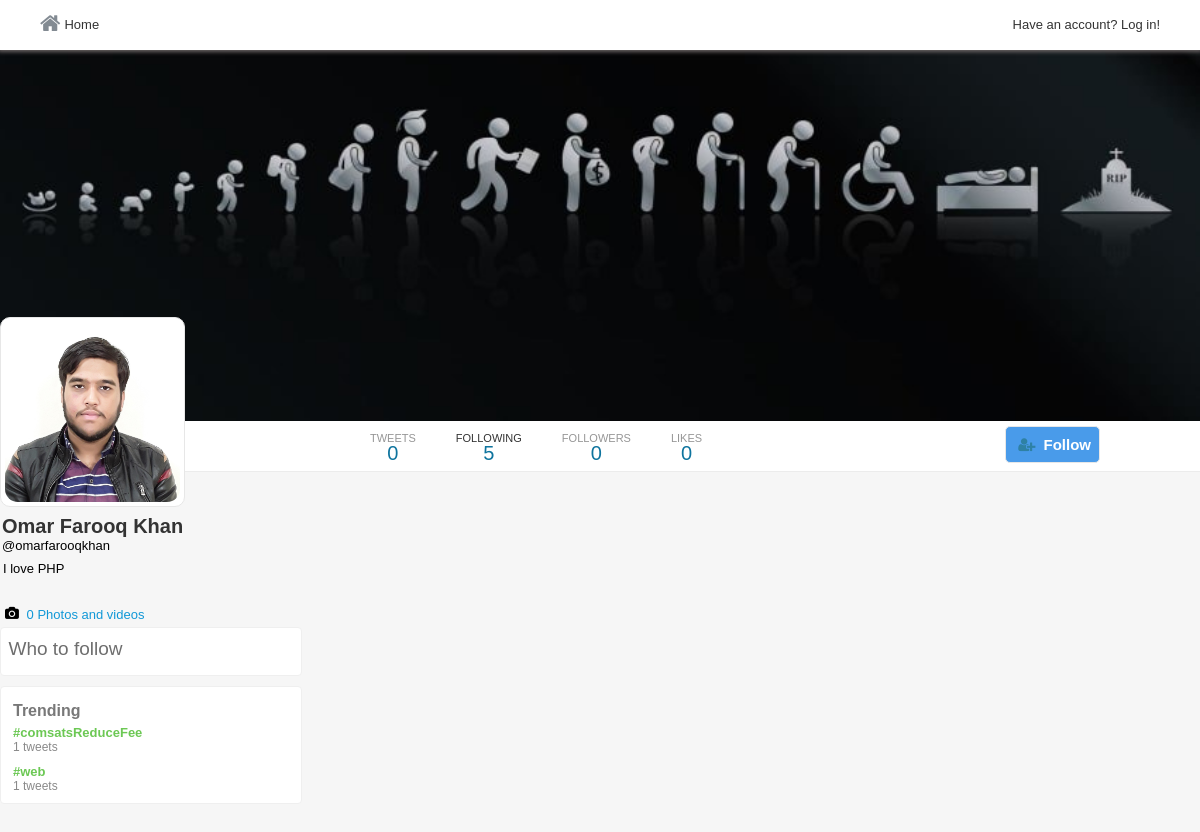
The app's page /followers.php?username=omarfarooqkhan with its own data.
### tables this page shows
CREATE TABLE `users` (
  `user_id` int(11) NOT NULL,
  `username` varchar(40) NOT NULL,
  `email` varchar(255) NOT NULL,
  `password` varchar(32) NOT NULL,
  `screenName` varchar(40) NOT NULL,
  `profileImage` varchar(255) NOT NULL,
  `profileCover` varchar(255) NOT NULL,
  `following` int(11) NOT NULL,
  `followers` int(11) NOT NULL,
  `bio` varchar(140) NOT NULL,
  `country` varchar(255) NOT NULL,
  `website` varchar(255) NOT NULL
);

CREATE TABLE `trends` (
  `trendID` int(11) NOT NULL,
  `hashtag` varchar(140) NOT NULL,
  `createdOn` datetime NOT NULL
);

### core/init.php (called while the page is built, shortened)
<?php
	include 'database/connection.php';
	include 'classes/user.php';
	include 'classes/tweet.php';
	include 'classes/follow.php';
	global $pdo;
	$getFromU = new User($pdo);
	$getFromT = new Tweet($pdo);
	$getFromF = new Follow($pdo);
?>

### core/classes/user.php (called while the page is built, shortened)
<?php
	class User{
		protected $pdo;
		function __construct($pdo){
			$this->pdo = $pdo;
		}
		public function checkInput($var){
			$var = htmlspecialchars($var);
			$var = trim($var);
			$var = stripcslashes($var);
			return $var;
		}
		public function userData($user_id){
			$stmt = $this->pdo->prepare("SELECT * FROM `users` WHERE `user_id` = :user_id");
			$stmt->bindValue(":user_id",$user_id,PDO::PARAM_INT);
			$stmt->execute();
			return $stmt->fetch(PDO::FETCH_OBJ);
		}
		public function loggedIn(){
			return (isset($_SESSION['user_id'])) ? true : false;
		}
		public function userIdByUsername($username){
			$stmt = $this->pdo->prepare("SELECT `user_id` FROM `users` WHERE `username` = :username");
			$stmt->bindValue(":username",$username,PDO::PARAM_STR);
			$stmt->execute();
			$user = $stmt->fetch(PDO::FETCH_OBJ);
			return $user->user_id;
		}
	}
?>

### followers.php (the view, shortened to what this page needs)
<?php
	if(isset($_GET['username']) === true && empty($_GET['username']) === false){
		include 'core/init.php';
		$username = $getFromU->checkInput($_GET['username']);
		$profile_id = $getFromU->userIdByUserName($username);
		$profileData = $getFromU->userData($profile_id);
		$user_id = $_SESSION['user_id'];
		$user = $getFromU->userData($user_id);
	}
?>
<html>
	<html>
	<head>
 		<link rel="stylesheet" href="../assets/css/style-complete.css"/>
   		<link rel="stylesheet" href="https://cdnjs.cloudflare.com/ajax/libs/font-awesome/4.6.3/css/font-awesome.css"/>
    </head>
<body>
<div class="wrapper">
<div class="header-wrapper">
	<div class="nav-container">
    	<div class="nav">
		<div class="nav-left">
			<ul>
				<li><a href="../home.php"><i class="fa fa-home" aria-hidden="true"></i>Home</a></li>
			</ul>
		</div>
		<div class="nav-right">
			<ul>
				<?php if($getFromU->loggedIn() === true){?>
				<li class="hover"><label class="drop-label" for="drop-wrap1"><img src="../<?php echo $user->profileImage;?>"/></label>
				<input type="checkbox" id="drop-wrap1">
				<div class="drop-wrap">
					<div class="drop-inner">
						<ul>
							<li><a href="../<?php echo $user->username;?>"><?php echo $user->username;?></a></li>
							<li><a href="../settings/account">Settings</a></li>
							<li><a href="../includes/logout.php">Log out</a></li>
						</ul>
					</div>
				</div>
				</li>
				<li><label for="pop-up-tweet" class="addTweetBtn">Tweet</label></li>
				<?php } else{
					echo '<li><a href="../index.php">Have an account? Log in!</a></li>';
				}?>
			</ul>
		</div>
	</div>
	</div>
</div>
<div class="profile-cover-wrap">
<div class="profile-cover-inner">
	<div class="profile-cover-img">
		<img src="../<?php echo $profileData->profileCover;?>"/>
	</div>
</div>
<div class="profile-nav">
 <div class="profile-navigation">
	<ul>
		<li>
		<div class="n-head">
			TWEETS
		</div>
		<div class="n-bottom">
		  <?php echo $getFromT->countTweets($profile_id);?>
		</div>
		</li>
		<li>
			<a href="#">
				<div class="n-head">
					<a href="following">FOLLOWING</a>
				</div>
				<div class="n-bottom">
					<span class="count-following"><?php echo $profileData->following;?></span>
				</div>
			</a>
		</li>
		<li>
		 <a href="#">
				<div class="n-head">
					FOLLOWERS
				</div>
				<div class="n-bottom">
					<span class="count-followers"><?php echo $profileData->followers;?></span>
				</div>
			</a>
		</li>
		<li>
			<a href="javascript: void(0);">
				<div class="n-head">
					LIKES
				</div>
				<div class="n-bottom">
					<?php echo $getFromT->countLikes($profile_id);?>
				</div>
			</a>
		</li>
	</ul>
	<div class="edit-button">
		<span>
			<?php
				echo $getFromF->followBtn($profile_id,$user_id,$profileData->user_id);
			?>
		</span>
	</div>
    </div>
</div>
</div>
<div class="in-wrapper">
 <div class="in-full-wrap">
   <div class="in-left">
     <div class="in-left-wrap">
	<div class="profile-info-wrap">
	 <div class="profile-info-inner">
		<div class="profile-img">
			<img src="../<?php echo $profileData->profileImage;?>"/>
		</div>
		<div class="profile-name-wrap">
			<div class="profile-name">
				<a href="../<?php echo $profileData->username;?>"><?php echo $profileData->screenName;?></a>
			</div>
			<div class="profile-tname">
				@<span class="username"><?php echo $profileData->username;?></span>
			</div>
		</div>
		<div class="profile-bio-wrap">
		 <div class="profile-bio-inner">
		    <?php echo $profileData->bio;?>
		 </div>
		</div>
<div class="profile-extra-info">
</div>
<div class="profile-extra-footer">
	<div class="profile-extra-footer-head">
		<div class="profile-extra-info">
			<ul>
				<li>
					<div class="profile-ex-location-i">
						<i class="fa fa-camera" aria-hidden="true"></i>
					</div>
					<div class="profile-ex-location">
						<a href="javascript: void(0);">0 Photos and videos </a>
					</div>
				</li>
			</ul>
		</div>
	</div>
	 <?php $getFromT->trends();   ?>
</div>
	 </div>
	</div>
	</div>
</div>
	</div>
</div>
</div>
</body>
</html>

### core/classes/tweet.php (shortened to what this page needs)
 <?php
	class Tweet extends User {
		function __construct($pdo){
			$this->pdo = $pdo;
		}
		public function countTweets($user_id){
			$stmt = $this->pdo->prepare("SELECT COUNT(`tweet_id`) AS `totalTweets` FROM `tweets` WHERE `tweetBy` = :user_id AND `retweet_id` = '0' OR `retweetBy` = :user_id");
			$stmt->bindValue(':user_id',$user_id,PDO::PARAM_INT);
			$stmt->execute();
			$count = $stmt->fetch(PDO::FETCH_OBJ);
			echo $count->totalTweets;
		}
		public function countLikes($user_id){
			$stmt = $this->pdo->prepare("SELECT COUNT(`like_id`) AS `totalLikes` FROM `likes` WHERE `likeBy` = :user_id");
			$stmt->bindValue(':user_id',$user_id,PDO::PARAM_INT);
			$stmt->execute();
			$count = $stmt->fetch(PDO::FETCH_OBJ);
			echo $count->totalLikes;
		}
		public function trends(){
			$stmt = $this->pdo->prepare("SELECT  *,COUNT(`tweet_id`) AS `tweetsCount` FROM `trends` INNER JOIN `tweets` ON `status` LIKE CONCAT('%#',`hashtag`,'%') or `retweetMsg` LIKE CONCAT('%#',`hashtag`,'%')  GROUP BY `hashtag` ORDER BY `tweet_id`");
			$stmt->execute();
			$trends = $stmt->fetchAll(PDO::FETCH_OBJ);
			echo '<div class="trend-wrapper"><div class="trend-inner"><div class="trend-title"><h3>Trending</h3></div>';
			foreach($trends as $trend){
				echo '<div class="trend-body">
						<div class="trend-body-content">
							<div class="trend-link">
								<a href="hashtag/'.$trend->hashtag.'">#'.$trend->hashtag.'</a>
							</div>
							<div class="trend-tweets">
								'.$trend->tweetsCount.' <span>tweets</span>
							</div>
						</div>
					  </div>';
			}
			echo '</div></div>';
		}
	}
?>

### assets/css/style-complete.css (style rules this page uses)
* { margin: 0px auto; padding: 0px; font-family: Helvetica; }
body { font-family: Helvetica; font-size: 13px; background: #f6f6f6; }
ul { list-style:none; }
.wrapper { width:100%; }
.header-wrapper { width:100%; background:white; position: fixed; top:0; z-index: 10000; }
.nav-container { width:95%; margin:0px auto; }
.nav { width:100%; height:50px; }
.nav ul li { line-height: 50px; float:left; margin-right: 0px; padding: 0px 10px; cursor:pointer; transition: all 200ms ease-in-out; }
.nav ul li a { color:#333; text-decoration:none; }
.nav-left { width:50%; float:left; }
.nav-right { width:50%; float:right; }
.nav-right ul { float:right; }
.nav .nav-left ul li i { margin-right: 4px; color: #828a92; font-size: 22px; position: relative; top: 2px; }
.nav-right { height: 50px; }
.in-wrapper { width: 100%; padding: 5px 0px; }
.in-full-wrap { width:1200px; }
.in-left { width:25%; min-height: 1000px; float: left; margin-right: 12px; }
.in-left-wrap { width:100%; }
.trend-wrapper { width:100%; float: left; background: #fff; margin: 10px 0px; border-radius: 4px; border: 1px solid #efefef; }
.trend-inner { width: 95%; margin: 10px auto; padding: 5px 5px 0px 12px; }
.trend-title h3 { color: #787878; font-size: 16px; margin-bottom: 5px; }
.trend-body { margin-bottom:10px; }
.trend-link a { text-decoration: none; color: #6cc854; font-weight: bold; }
.trend-tweets { font-size: 12px; color: #898989; }
.profile-cover-wrap { width:100%; height: auto; position: relative; background-color: #F0F0F0; }
.profile-cover-img { width: 100%; min-height: 300px; max-height: 421px; overflow: hidden; }
.profile-cover-img img { width:100%; max-width: 1500px; height: 100%; max-height: 421px; min-height: 421px; }
.profile-img { width: 175px; height: 180px; background: #fff; padding: 4px; border-radius: 10px; border: 1px solid #e7e7e7; margin: 0px; position: relative;s }
.profile-img img { border-radius: 13px; height: 100%; width: 100%; }
.profile-nav { overflow: auto; background: #fff; border-bottom: 1px solid #ececec; }
.profile-navigation { width: 1000px; margin: 0px auto; }
.profile-navigation ul { width:50%; }
.profile-navigation ul li { float: left; margin: 0px 0px 0px 0px; text-align: center; padding: 10px 20px; -webkit-transition:all 300ms ease-in; -moz-transition:all 300ms ease-in; transition:all 300ms ease-in; line-height: 15px; }
.profile-navigation ul li a { text-decoration:none; color:#333; display: block; }
.n-head { font-size: 11px; color: #969696; }
.n-bottom { font-size: 20px; color: #0e749e; }
.profile-info-wrap { position: relative; top: -160px; }
.profile-name-wrap { margin: 8px 2px; }
.profile-name { color: #333; font-size: 20px; font-weight: bold; }
.profile-name a { text-decoration:none; color:#333; }
.profile-bio-inner { width: 90%; margin: 0px 3px; }
.profile-extra-info { padding: 5px; margin-top: 5px; }
.profile-ex-location-i { float: left; margin-right: 10px; width: 4%; text-align: center; }
.profile-ex-location a { text-decoration: none; color: #1198d7; }
.edit-button { float: right; margin-top: 5px; }
.header-wrapper { box-shadow: 0px 0px 4px 2px #6c6565; }

### records on screen
users: profileCover (picture), following "5", followers "0", profileImage (picture), screenName "Omar Farooq Khan", username "omarfarooqkhan", bio "I love PHP"
trends: hashtag "comsatsReduceFee", tweetsCount "1"
trends: hashtag "web", tweetsCount "1"

### other values on screen
$count->totalTweets "0"
$count->totalLikes "0"
